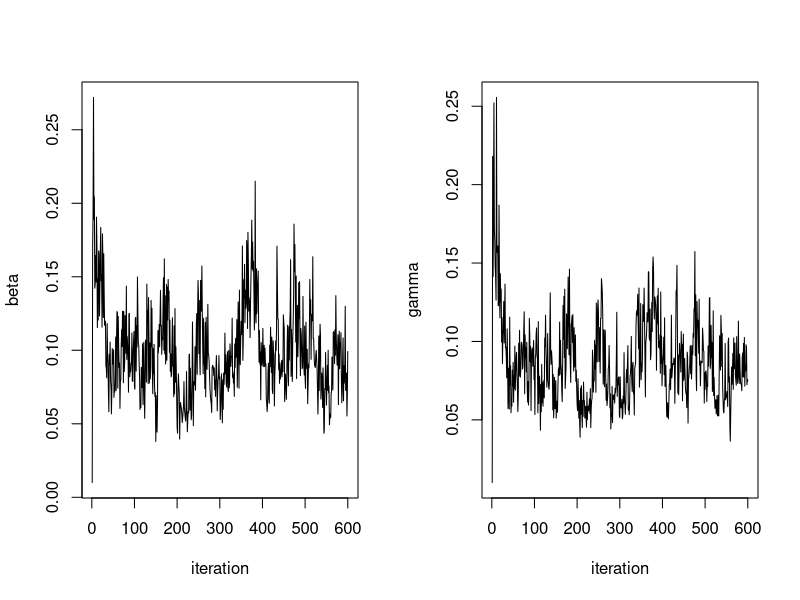
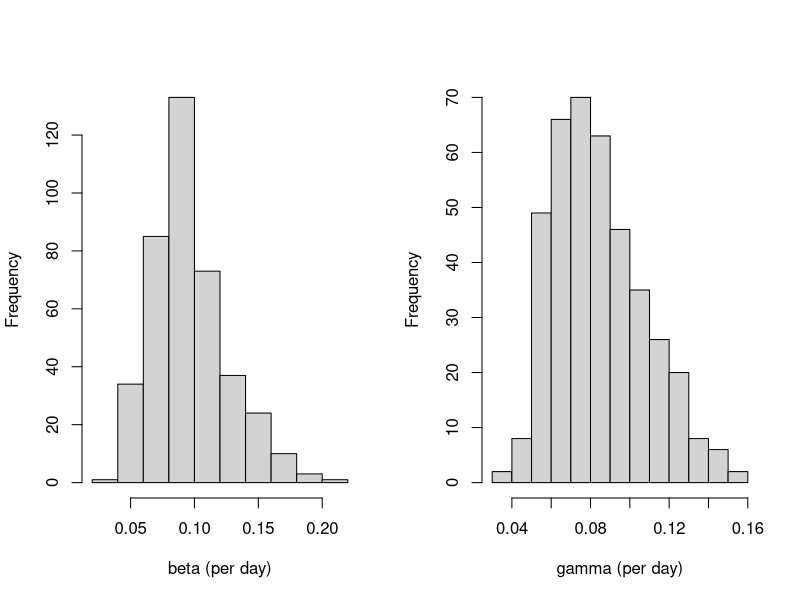
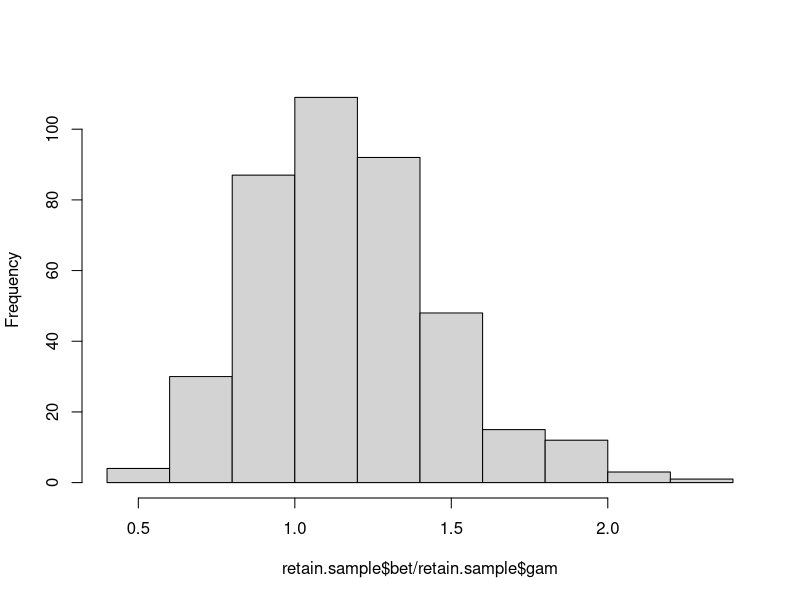

The R source for these figures, in order:
# This source code contains the main program (sampleSIR.R) and
# all required subroutines.
# Last updated July 9, 2017/KA

######################
# (1) Program readdata
######################
readdata = function(){
# This function outputs the Abakaliki smallpox data.
# The data points are removal times of the 30 cases that
# occurred during the outbreak. Days are counted from 
# the start of the outbreak which is assumed to coincide
# the the index case's infection.

# The observed data as time intervals (in days) between the removals
return(c(14,27,34,36,39,39,39,40,44,49,52,54,54,56,56,61,64,65,69,69,70,71,72,74,74,75,80,80,85,90))
}

############################
# (2) Program initializedata
############################
initializedata = function(remtimes){
#
# This function initializes the complete data for the
# general epidemic model with observed removal times. 
# The complete data contains infection and removal times 
# of the 'n' individuals that were infected during the oubreak.
#
# For each individual, the initial value of the infection 
# time is taken to be halfway between time 0 and the time 
# of removal for the individual.
#
# N.B. There are M-n susceptible individuals that do not
#      acquire infection during the outbreak. These data are
#      not coded in the complete data matrix.
#
# INPUT remtimes        = the removal times as a vector (of length n)
# OUTPUT initializedata = a complete data matrix (nx2 matrix)

# Reserve space the complete data matrix
n            = length(remtimes) # The total number of infected during the outbreak
completedata = matrix(0,n,2)
completedata = as.data.frame(completedata)
colnames(completedata) = c("infectiontime","removaltime")

# The data for the index case is on the first row:
completedata[1,] = c(0,remtimes[1]) # infection at time 0, removal as in the input

# Initialize the infection times for cases 2,...,n
inftimes = rep(0,n)
for (k in 2:n){  
   inftimes[k]      = inftimes[k-1] + (remtimes[k-1]-inftimes[k-1])/2
   completedata[k,] = c(inftimes[k],remtimes[k])
   }

# The output: the complete data matrix
initializedata = completedata;

}



###########################
# (3) Program loglikelihood
###########################
loglikelihood = function(A,M,bet,gam){
#
# This function calculates the value of the log-likelihood.
# The likelihood is based on *individual* histories
# of infection and removal times in the general epidemic model.
# See the lecture notes and the instuctions to this exercise.
#
# INPUT A       = the complete data matrix: a nx2 matrix, including
#                 the infection and removal times for the n infected
#                 individuals in the data
#       M       = the total number of individuals in the community
#       bet,gam = the current iterates of the model parameters
#
# OUTPUT = the value of the log-likelihood.
#
# N.B.     If the complete data matrix is such that
#          the number of infectious or susceptibles is
#          zero during the outbreak, value -Inf is returned.
#          This notifies an impossible realisation in the model.
#
# N.B.     The likelihood function is based on *individual* event-histories.
#          This agrees with the actual augmentation routine (update_inftimes.R),
#          in which unknown *individual* infection times are sampled 
#          conditionally on each individual's removal time.
#
# This subroutine is called by function update_inftimes.R.

# The number of infected individuals during the entire outbreak, including the index case 
n = dim(A)[1]

# 'Recode' the infection and removal times
inftimes = cbind(rep(1,n),A[,1])    # 1 = infection
remtimes = cbind(rep(0,n),A[,2])    # 0 = removal
times    = rbind(inftimes,remtimes) 

# Sort the infection and removal times in ascending order
c     = sort(times[,2],index.return=TRUE);
times = times[c$ix,];

# The indicator vector for infection events
indicator = times[,1]

# The  indices of the infection times
infection = which(indicator==1)

# Reserve space: the numbers of infected at each of the n-1 infections
no_infected        = rep(0,n-1)

#
for (i in 2:n){

# The number of infections before the infection in qustion
ninf = sum(indicator[1:(infection[i]-1)] == 1) 

# The number of removals before the infection in question
nrem = sum(indicator[1:(infection[i]-1)] == 0)

# The number of infected individuals at the time of the infection in question
no_infected[i-1] = ninf-nrem

}

########################################################################
# The log-likeihood contributions: cf. the intructions to this practical
########################################################################

# The log-likelihood contribution from the removals
c1 = (n-1)*log(bet)

# The log-likelihood contribution from the infections
c2 = n*log(gam) + sum(log(no_infected))

# Calculate the contribution of the integral term 
c3 = -gam*totaltime_infected(A) - (bet/M)*totaltime_infpressure(A,M)

# Output: the log-likelihood
return(c1+c2+c3)
 
}



###################################
# (4) Program totaltime_infpressure
###################################
totaltime_infpressure = function(completedata,M){
#
# This function calculates the values of integral 
# int_0^T S(u)I(u)du. This is the total time of
# infectious pressure in the study population. It can also
# interpreted as the total time spent susceptible, weighted
# by the number of infectives.
#
# N.B. This function takes into account also the contribution
#      from the 90 individuals that did not acquire infection
#      during the outbreak.
#
# INPUT completedata = the complete data matrix
#       M            = the total number of individuals
#
# OUTPUT = the value of the integral
#
# This subroutine is called by function update_beta.R.
# This subroutine calls function totaltime_infected.R.

# The number of individuals with infection during the outbreak
Ninf = dim(completedata)[1] 

# The number of individuals the remain suseptible
Nsusc = M-Ninf    

# The infection and removal times 
inftimes = completedata$infectiontime
remtimes = completedata$removaltime

# Initialise the total time of infectious pressure
totaltime = 0

# Calculate the contribution to the total time of infectious pressure
# from those that acquire infection during the outbreak
for (k in 1:Ninf){
 for (j in 1:Ninf){
   t1        = min(remtimes[k],inftimes[j])
   t2        = min(inftimes[k],inftimes[j])
   totaltime = totaltime + (t1-t2)
 }
}


# Add the contribution of all those that remain susceptible throughout
# the outbreak
inftime   = totaltime_infected(completedata) # The total time spent infective
totaltime = totaltime + Nsusc*inftime        #

# The output
return(totaltime)
}

#################################
# (5) Program totaltime_infected
#################################
totaltime_infected = function(completedata){
#
# This function calculates the value of the integral int_0^T I(u)du.
# This is the total time spent infected during the oubreak
# in the study population.
#
# INPUT  completedata  = the complete data matrix
#
# OUTPUT    = the total time spent infected in the study population
#
# This subroutine is called by function update_gamma.R.

# The total sum of the durations of infected periods in the individuals 
return(sum(completedata$removaltime-completedata$infectiontime))

}


#############################
# (6) Program update_inftimes
#############################
update_inftimes = function(completedata,M,bet,gam){
#
# This function updates the unknown infection times
# in the general epidemic model with observed removal times.
# Each of the unknown times is updated separately using
# a Metropolis-Hastings step.
#
# INPUT completedata  = the complete data matrix
#       M             = the total number of individuals
#       bet,gam       = the current iterates of the model parameters
#
# OUTPUT update_times = the updated complete data matrix
#
# This function calls subroutine loglikelihood.R.

# The number of infection times, including the index case
n = length(completedata$infectiontime)

# Iterate over all unknown infection times
for (i in 2:n){

 # The value of the current log-likelihood
 loglikelihood.old = loglikelihood(completedata,M,bet,gam);

 # Propose a new infection time for individual i, uniformly
 # between 0 and the removal time of the individual
 infectiontime.new = runif(1,0,completedata[i,]$removaltime);

 # The modified data matrix: 
 # replace the current infection time with the proposal
 completedata.new                   = completedata;
 completedata.new[i,]$infectiontime = infectiontime.new;
 
 # The value of the log-likelihood under the modified process
 loglikelihood.new = loglikelihood(completedata.new,M,bet,gam);

 # Using the Metrolis-Hastings method, decide if the
 # proposal is accepted 
 if ( log(runif(1,0,1)) < (loglikelihood.new-loglikelihood.old)){
    completedata = completedata.new; # accept 
    }

 # N.B. If the proposal was not accepted, the old complete data
 # matrix will be returned
    
 }

# Return the updated complete data matrix
return(completedata);

}


##########################
# (7) Program update_beta
##########################
update_beta = function(completedata,M){
#
# This function updates parameter 'beta' from its 
# full conditional posterior distribution under
# complete data in the general epidemic model.
#
# INPUT completedata = the complete data matrix
#       M            = the total number of individuals
# 
# OUPUT update_beta  = a Gibbs iterate of parameter 'beta' 
#
# This function calls subroutine totaltime_infpressure.R.
# This function is called by function sampleSIR.R.

# The number of infections, excluding the index case
N.infections = dim(completedata)[1] - 1

# The parameters defining the Beta prior of parameter 'beta'
nu.beta = 0.0001 # 0.0001, 10 
la.beta = 0.0001 # 0.0001, 100

# The parameters of the full conditional (Beta) distribution of parameter 'beta'
al = N.infections + nu.beta;
be = (1/M)*totaltime_infpressure(completedata,M) + la.beta;

# Draw and return one Gamma(al,be) random variate
return(rgamma(1,al,be))

}

##########################
# (8) Program update_gamma
##########################
update_gamma = function(completedata){
#
# This function updates parameter 'gamma' from its
# full conditional posterior distribution under 
# complete data in the general epidemic model.
#
# INPUT completedata  = the complete data matrix
#
# OUTPUT update_gamma = a Gibbs update of parameter 'gamma'
#
# This function calls routines totaltime_infected.R.
# This function is called by functions sampleSIR.R 

# The number of removals during the outbreak
n = dim(completedata)[1]

# The parameters defining the Beta prior of parameter 'gam'
nu.gam = 0.0001  # 0.0001, 10
la.gam = 0.0001 # 0.0001, 100

# The parameters of the full conditional distribution of parameter 'gam'
al = n + nu.gam
be = totaltime_infected(completedata) + la.gam

# Draw and return one Gamma(al,be) random variate
return(rgamma(1,al,be))

}


########################
# (9) Program sampleSIR
########################
sampleSIR = function(remtimes,M,mcmc.size){
#
# This function draws samples from the joint posterior 
# distribution of the two model parameters ('beta' and 'gamma') and 
# the unobserved infection times in the general epidemic model with
# observed removal times.
# 
# The time origin t=0 is taken to be the time when the index
# case becomes infected. The index case's removal time is the
# first one in the input vector 'remtimes'.
#
# The analysis is based on augmenting the set of model unknowns 
# with the unobserved infection times. The infection and removal times
# are implemented as *individual-based* event histories. This affects 
# the choice of the form of the likelihood: see the lecture notes 
# and the instructions to this exercise.
#
# INPUT  remtimes  = the removal times (in ascending order)
#        M         = the total number of individuals in the community
#        mcmc.size = the number of MCMC iterations to be performed
#
# OUTPUT sampleSIR = a (mcmc.size)x2 matrix, the columns including the MCMC 
#                    samples of parameters 'beta' and 'gamma'
#
# This function calls subroutines initializedata.R, update_beta.R, 
# update_gamma.R, and update_inftimes.R.

# (a) Reserve space for the MCMC output
mcmc.samples           = matrix(0,mcmc.size,2); 
mcmc.samples           = as.data.frame(mcmc.samples)
colnames(mcmc.samples) = c("beta","gamma")

# (b) Initialize the model unknowns
bet          = 0.01; # infection rate
gam          = 0.01; # recovery rate
completedata = initializedata(remtimes) # initialize the complete data matrix
                                        # with 2 columns: infection times and
                                        # removal times

# Store the initial values
mcmc.samples[1,]$beta  = bet
mcmc.samples[1,]$gamma = gam

# The MCMC iterations
for (i in 2:mcmc.size){

   # Update the parameters and the unknown infection times 
   bet          = update_beta(completedata,M);            # (c) parameter beta
   gam          = update_gamma(completedata);             # (d) parameter gamma
   completedata = update_inftimes(completedata,M,bet,gam) # (e) unobserved infection times

   # Store the current iterates for 'beta' and 'gamma'
   mcmc.samples[i,]$beta  = bet
   mcmc.samples[i,]$gamma = gam

   }

# Return the MCMC sample of the two model parameters
return(mcmc.samples)

}



#######################################################
#######################################################

# Read in the data and draw the MCMC samples
remtimes    = readdata()
mcmc.size   = 600
mcmc.sample = sampleSIR(remtimes,M=120,mcmc.size)

# Plot the sample paths
par(mfrow=c(1,2))
plot(mcmc.sample$beta,type="l",xlab="iteration",ylab="beta")
plot(mcmc.sample$gam,type="l",xlab="iteration",ylab="gamma")

# Plot the histograms of the posterior distributions after 
# discarding a number of burn-in samples
burnin = 200
retain.sample = mcmc.sample[burnin:mcmc.size,]
hist(retain.sample$beta,xlab="beta (per day)",main=" ")
hist(retain.sample$gam,xlab="gamma (per day)",main=" ")

# Plot the posterior distribution of the 'reproduction number'
par(mfrow=c(1,1))
hist(retain.sample$bet/retain.sample$gam,main="")
